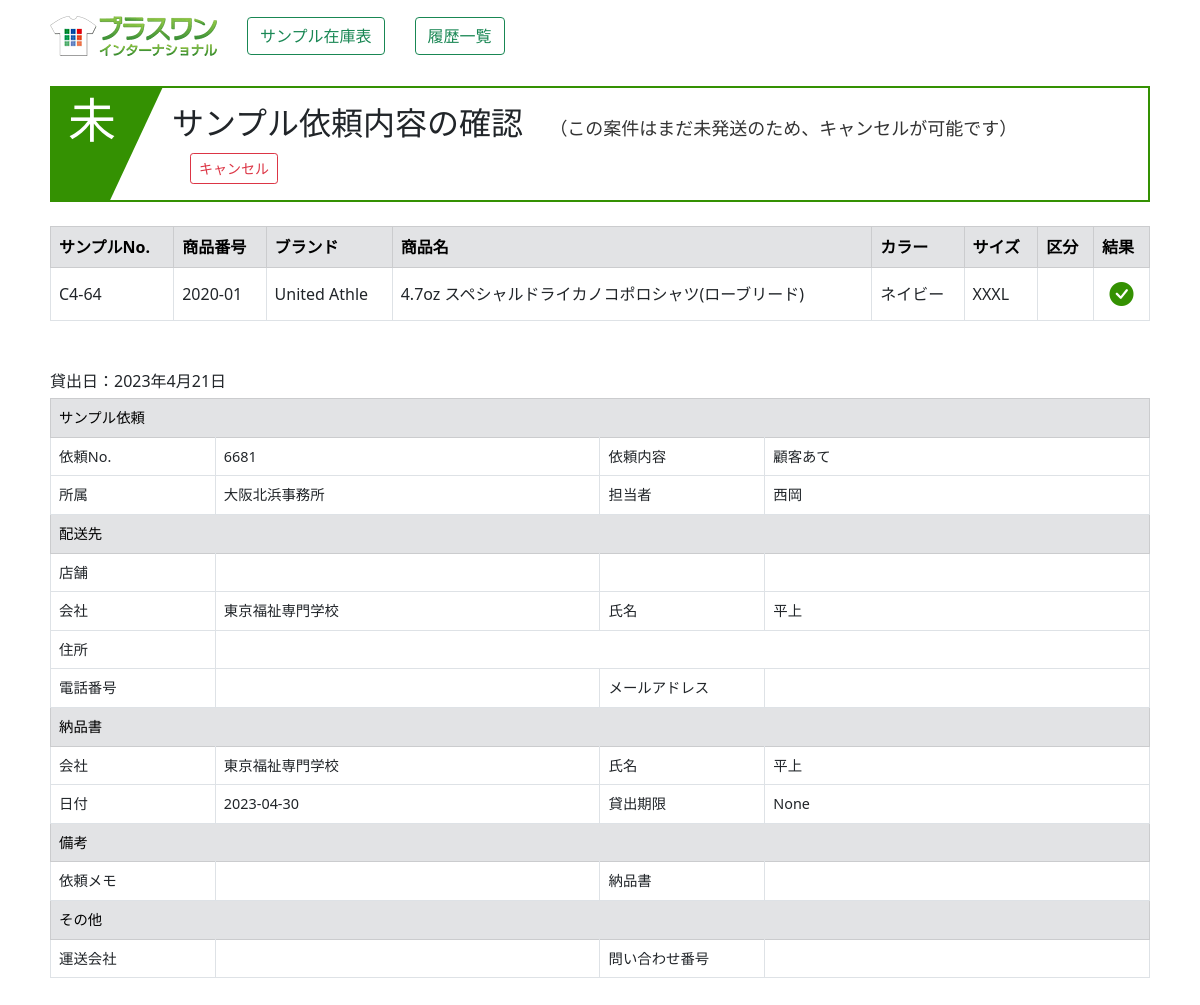
Screenshot of /rireki_kakunin/1 with the database file from the repository.
### zaiko/models.py (models this page shows, shortened)
class Shouhin(models.Model):
    hontai_num=models.AutoField("本体No",primary_key=True)
    sample_num=models.CharField("サンプルNo",max_length=20,blank=True)
    category=models.CharField("カテゴリ",max_length=10,blank=True)
    shouhin_num=models.CharField("商品番号",max_length=20,blank=True)
    brand=models.CharField("ブランド",max_length=20,blank=True)
    shouhin_name=models.CharField("商品名",max_length=255,blank=True)
    color=models.CharField("カラー",max_length=255,blank=True)
    size=models.CharField("サイズ",max_length=20,blank=True)
    size_num=models.IntegerField("サイズ値",default=0)
    kakou=models.CharField("加工",max_length=50,blank=True)
    bikou=models.CharField("備考",max_length=255,blank=True)
    touroku_day=models.DateField("登録日",auto_now_add=True)
    koushin_day=models.DateField("更新日",auto_now=True)
    joutai=models.IntegerField("状態",default=0)
    irai_num=models.IntegerField("依頼No",default=0)

class Rireki_rental(models.Model):
    irai_num=models.IntegerField("依頼No",null=False)
    irai_type=models.IntegerField("内容")
    rental_day=models.DateField("貸出日",auto_now_add=True)
    shozoku=models.CharField("所属",max_length=30,blank=True)
    tantou=models.CharField("担当者",max_length=30,blank=True)
    haisou_tempo=models.CharField("配送店舗",max_length=30,blank=True)
    haisou_com=models.CharField("会社名",max_length=30,blank=True)
    haisou_cus=models.CharField("名前",max_length=30,blank=True)
    haisou_yubin=models.CharField("郵便番号",max_length=30,blank=True)
    haisou_pref=models.CharField("都道府県",max_length=10,blank=True)
    haisou_city=models.CharField("市区町村",max_length=30,blank=True)
    haisou_banchi=models.CharField("番地",max_length=30,blank=True)
    haisou_build=models.CharField("建物名",max_length=30,blank=True)
    haisou_tel=models.CharField("電話番号",max_length=30,blank=True)
    haisou_mail=models.CharField("メールアドレス",max_length=100,blank=True)
    nouhin_com=models.CharField("納品書会社名",max_length=30,blank=True)
    nouhin_cus=models.CharField("納品書名前",max_length=30,blank=True)
    nouhin_day=models.CharField("納品書日付",max_length=30,null=True,blank=True,default="")
    rental_maxday=models.CharField("貸出期限",max_length=30,null=True,blank=True,default="")
    bikou1=models.TextField("備考（納品）",blank=True)
    bikou2=models.TextField("備考（依頼）",blank=True)
    status=models.IntegerField("状態",default=0)
    unsou_com=models.CharField("運送会社",max_length=20,null=True,blank=True,default="")
    unsou_num=models.CharField("問い合わせ番号",max_length=20,null=True,blank=True,default="")

### zaiko/views.py (the view)
# urls.py: path('rireki_kakunin/<int:pk>', rireki_kakunin, name="rireki_kakunin"),
def rireki_kakunin(request,pk):
    irai_detail=Rireki_rental.objects.get(pk=pk)
    irai_type=irai_detail.irai_type
    status=irai_detail.status
    if irai_type!=2 and status==0:
        kubun="kakunin_ok"
    else:
        kubun="kakunin_no"
    irai_num=irai_detail.irai_num
    items=Rireki_shouhin.objects.filter(irai_num=irai_num).values_list("irai_hontai_num",flat=True)
    irai_shouhin_list=list(items)
    data=[]
    for i in irai_shouhin_list:
        data2={}
        shouhin=Shouhin.objects.get(hontai_num=i)
        data2["hontai_num"]=shouhin.hontai_num
        data2["sample_num"]=shouhin.sample_num
        data2["shouhin_num"]=shouhin.shouhin_num
        data2["brand"]=shouhin.brand
        data2["shouhin_name"]=shouhin.shouhin_name
        data2["color"]=shouhin.color
        data2["size"]=shouhin.size
        data2["kubun"]=Rireki_shouhin.objects.get(irai_num=irai_num,irai_hontai_num=i).irai_hontai_kubun
        data.append(data2)
    params={
            "irai_shouhin_list":data,
            "irai_detail":irai_detail,
            "kubun":kubun,
        }
    return render(request,"zaiko/success.html",params)

### zaiko/templates/zaiko/success.html (shortened to what this page needs)
{% load static %}
<!DOCTYPE html>
<html lang="ja">
<head>
    <link rel="stylesheet" href="{% static 'main.css' %}">
    <link href="https://cdn.jsdelivr.net/npm/bootstrap@5.0.2/dist/css/bootstrap.min.css" rel="stylesheet">
    <link rel="stylesheet" href="https://cdn.jsdelivr.net/npm/bootstrap-icons@1.8.0/font/bootstrap-icons.css">
</head>
<body>
    <div class="container mt-3 mb-5">
        <div style="margin: 0 auto; justify-content: center; width: 1100px;">
            {% include "zaiko/menu.html" %}
            <div style="margin-top: 30px;">
                {% if kubun == "new" %}
                    <div class="title03">
                        <h2><span class="number">03</span>サンプル依頼が完了しました</h2>
                    </div>
                {% elif kubun == "kakunin_ok" %}
                    <div class="title03">
                        <h2><span class="number">未</span>サンプル依頼内容の確認
                            <span>（この案件はまだ未発送のため、キャンセルが可能です）</span>
                            <span><button type="button" class="btn btn-outline-danger btn-sm" id="cancel">キャンセル</button></span>
                        </h2>
                    </div>
                {% else %}
                    <div class="title00">
                        <h2><span class="number">済</span>サンプル依頼内容の確認<span>（この案件は既に手配済みです）</span></h2>
                    </div>
                {% endif %}
            </div>
            <div class="mt-4">
                <table class="table table-bordered">
                    <thead>
                        <tr class="table-secondary">
                            <th>サンプルNo.</th>
                            <th>商品番号</th>
                            <th>ブランド</th>
                            <th>商品名</th>
                            <th>カラー</th>
                            <th>サイズ</th>
                            <th>区分</th>
                            <th>結果</th>
                        </tr>
                    </thead>
                    <tbody>
                        {% for i in irai_shouhin_list %}
                        <tr>
                            <td style="vertical-align: middle;">{{i.sample_num}}</td>
                            <td style="vertical-align: middle;">{{i.shouhin_num}}</td>
                            <td style="vertical-align: middle;">{{i.brand}}</td>
                            <td style="vertical-align: middle;">{{i.shouhin_name}}</td>
                            <td style="vertical-align: middle;">{{i.color}}</td>
                            <td style="vertical-align: middle;">{{i.size}}</td>
                            <td style="vertical-align: middle;">{{i.kubun}}</td>
                            <td style="text-align: center;">
                                <i class="bi bi-check-circle-fill" style="font-size: 1.5em; color: #349102"></i>
                            </td>
                        </tr>
                        {% endfor %}
                    </tbody>
                </table>
            </div>
            <div class="mt-5">
                <div>貸出日：{{irai_detail.rental_day}}</div>
                <table class="table table-bordered" style="margin-top: 5px; font-size: 0.9em; width: 1100px;">
                    <tr class="table-secondary"><td colspan="4">サンプル依頼</td></tr>
                        <td style="width: 15%;">依頼No.</td>
                        <td style="width: 35%;" id="irai_num">{{irai_detail.irai_num}}</td>
                        <td style="width: 15%;">依頼内容</td>
                        <td style="width: 35%;">
                            {% if irai_detail.irai_type == 0 %}
                                顧客あて
                            {% elif irai_detail.irai_type == 1 %}
                                店舗あて
                            {% else %}
                                キープ
                            {% endif %}
                        </td>
                    <tr>
                        <td>所属</td><td>{{irai_detail.shozoku}}</td>
                        <td>担当者</td><td>{{irai_detail.tantou}}</td>
                    </tr>
                    <tr class="table-secondary"><td colspan="4">配送先</td></tr>
                    <tr>
                        <td>店舗</td><td>{{irai_detail.haisou_tempo}}</td>
                        <td></td><td></td>
                    </tr>
                    <tr>
                        <td>会社</td><td>{{irai_detail.haisou_com}}</td>
                        <td>氏名</td><td>{{irai_detail.haisou_cus}}</td>
                    </tr>
                    <tr>
                        <td>住所</td>
                        <td colspan="3">
                        </td>
                    </tr>
                    <tr>
                        <td>電話番号</td><td>{{irai_detail.haisou_tel}}</td>
                        <td>メールアドレス</td><td>{{irai_detail.haisou_mail}}</td>
                    </tr>
                    <tr class="table-secondary"><td colspan="4">納品書</td></tr>
                    <tr>
                        <td>会社</td><td>{{irai_detail.nouhin_com}}</td>
                        <td>氏名</td><td>{{irai_detail.nouhin_cus}}</td>
                    </tr>
                    <tr>
                        <td>日付</td><td>{{irai_detail.nouhin_day}}</td>
                        <td>貸出期限</td><td>{{irai_detail.rental_maxday}}</td>
                    </tr>
                    <tr class="table-secondary"><td colspan="4">備考</td></tr>
                    <tr>
                        <td>依頼メモ</td><td>{{irai_detail.bikou2 | linebreaksbr}}</td>
                        <td>納品書</td><td>{{irai_detail.bikou1 | linebreaksbr}}</td>
                    </tr>
                    <tr class="table-secondary"><td colspan="4">その他</td></tr>
                    <tr>
                        <td>運送会社</td><td>{{irai_detail.unsou_com}}</td>
                        <td>問い合わせ番号</td><td>{{irai_detail.unsou_num}}</td>
                    </tr>
                </table>
            </div>
        </div>
    </div>
</body>
</html>

### zaiko/templates/zaiko/menu.html
{% load static %}
<div class="menu">
    <div>
        <a href="https://www.p1-intl.com/" target="_blank"><img src="{% static 'logo.webp' %}"></a>
    </div>
    <div style="margin-left: 30px;">
        <a href="{% url 'zaiko:index' %}"><button type="button" class="btn btn-outline-success">サンプル在庫表</button></a>
    </div>
    <div style="margin-left: 30px;">
        <a href="{% url 'zaiko:irai_rireki' %}"><button type="button" class="btn btn-outline-success">履歴一覧</button></a>
    </div>
</div>

### zaiko/static/main.css (style rules this page uses)
.flex2,.menu { display: flex; flex-wrap: wrap; align-items: center; }
.menu { width: 1100px; margin: 0 auto; }
.title00 h2 span, .title01 h2 span, .title02 h2 span, .title03 h2 span { color: #333333; font-size: 18px; padding-left: 18px; }
.title00 h2 span.number, .title01 h2 span.number, .title02 h2 span.number, .title03 h2 span.number { position: absolute; display: block; top: 3px; left: 0; z-index: 1; font-size: 30px; font-size: 3rem; padding-left: 16px; color: #fff; }
.title03 h2 { position: relative; overflow: hidden; padding: 1rem 2rem 1rem 120px; border: solid 2px #349102; width: 1100px; margin: 0 auto; }
.title03 h2:before { position: absolute; content: ''; top: -150%; left: -100px; width: 200px; height: 300%; transform: rotate(25deg); background: #349102; }

### rows the page displays
Shouhin: sample_num "C4-64", shouhin_num "2020-01", brand "United Athle", shouhin_name "4.7oz スペシャルドライカノコポロシャツ(ローブリード)", color "ネイビー", size "XXXL"
Rireki_rental: rental_day "2023年4月21日", irai_num "6681", shozoku "大阪北浜事務所", tantou "西岡", haisou_com "東京福祉専門学校", haisou_cus "平上", nouhin_com "東京福祉専門学校", nouhin_cus "平上", nouhin_day "2023-04-30", rental_maxday "None"
